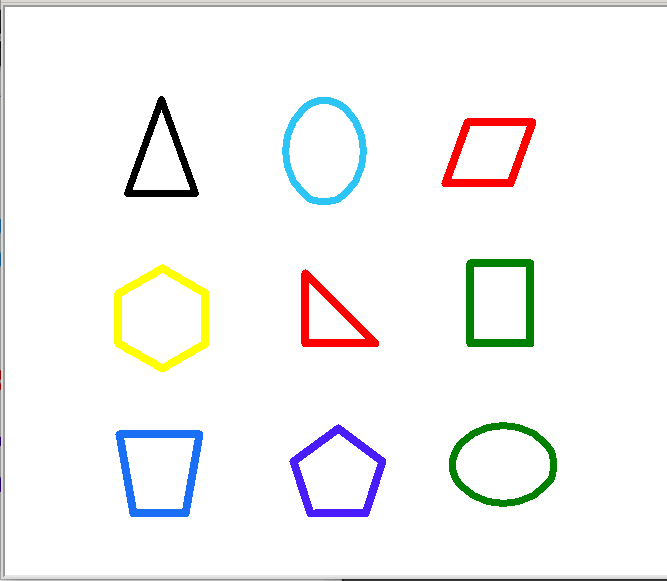

Write the Python code that produced this figure.
import turtle

# crear lienzo
v=turtle.Screen()

# Triangulo
t=turtle.Turtle()
t.pensize(7)
t.color("black")
t.up()
t.goto(-150,100)
t.down()
t.left(110)
t.fd(100)
t.left(140)
t.fd(100)
t.left(110)
t.fd(65)
t.hideturtle()

# elipse celeste
oc=turtle.Turtle()
oc.pensize(7)
oc.color("#2CC5F5")
oc.up()
oc.goto(0,100)
oc.down()
oc.left(45)
oc.circle(60,90)   
oc.circle(60/2,90)
oc.circle(60,90)   
oc.circle(60/2,90)
oc.hideturtle()

# paralelogramo
p=turtle.Turtle()
p.pensize(8)
p.color("red")
p.up()
p.goto(100,110)
p.down()
p.fd(65)
p.left(70)
p.fd(65)
p.left(110)
p.fd(65)
p.left(70)
p.fd(65)
p.left(70)
p.hideturtle()

# hexágono
h=turtle.Turtle()
h.pensize(8)
h.color("yellow")
h.up()
h.goto(-140,-50)
h.down()
h.left(90)
h.fd(50)
h.left(60)
h.fd(50)
h.left(60)
h.fd(50)
h.left(60)
h.fd(50)
h.left(60)
h.fd(50)
h.left(60)
h.fd(50)
h.hideturtle()

# triángulo rectángulo
tr=turtle.Turtle()
tr.pensize(8)
tr.color("red")
tr.up()
tr.goto(-40,-50)
tr.down()
tr.fd(70)
tr.left(135)
tr.fd(70*(2)**(1/2))
tr.left(90+45)
tr.fd(70)
tr.hideturtle()

# rectángulo
r=turtle.Turtle()
r.pensize(8)
r.color("green")
r.up()
r.goto(125,-50)
r.down()
r.fd(60)
r.left(90)
r.fd(80)
r.left(90)
r.fd(60)
r.left(90)
r.fd(80)
r.hideturtle()

# rectángulo con lados desiguales
rd=turtle.Turtle()
rd.pensize(8)
rd.color("#1B6FF5")
rd.up()
rd.goto(-210,-220)
rd.down()
rd.fd(50)
rd.left(80)
rd.fd(80)
rd.left(100)
rd.fd(80)
rd.left(100)
rd.fd(80)
rd.hideturtle()

# pentagono
pe=turtle.Turtle()
pe.pensize(8)
pe.color("#4A1DFF")
pe.up()
pe.goto(-30,-220)
pe.down()
pe.fd(50)
pe.left(72)
pe.fd(55)
pe.left(72)
pe.fd(55)
pe.left(72)
pe.fd(55)
pe.left(72)
pe.fd(55)
pe.hideturtle()

# elipse echada  
e=turtle.Turtle()
e.pensize(7)
e.color("green")
e.up()
e.goto(200,-150)
e.down()
e.left(135)
e.circle(60,90)   
e.circle(60/2,90)
e.circle(60,90)   
e.circle(60/2,90)
e.hideturtle()


# cerrar lienzo con un clic
v.exitonclick()
